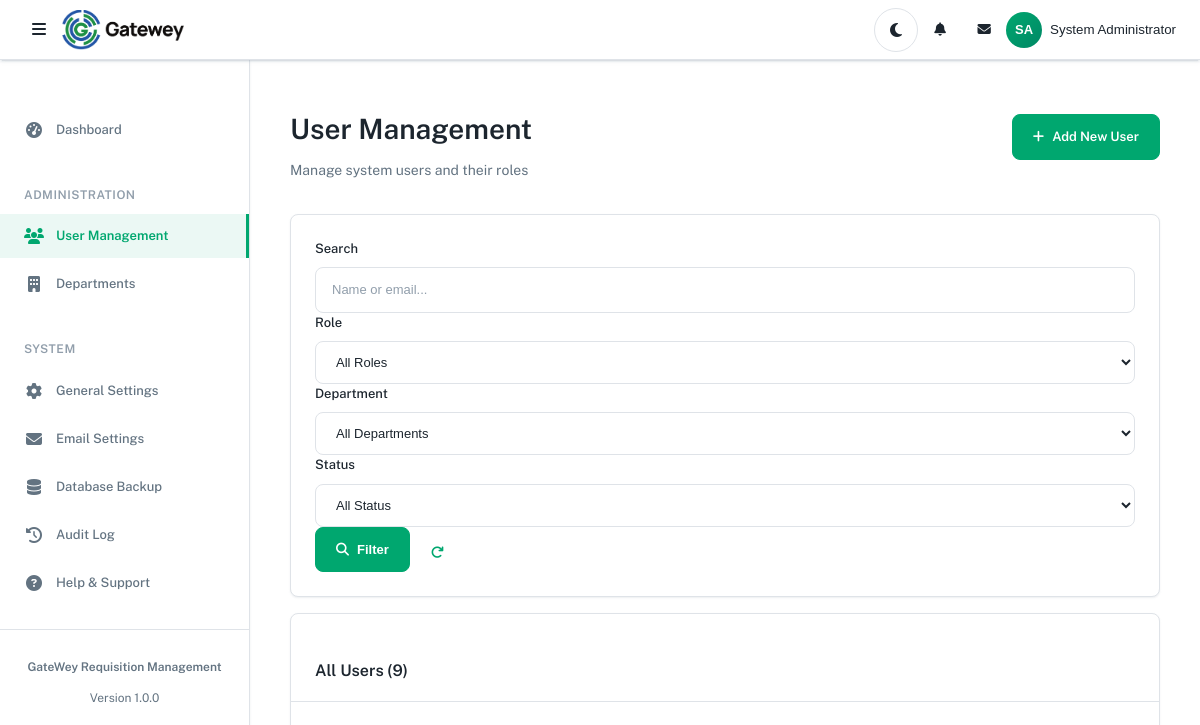
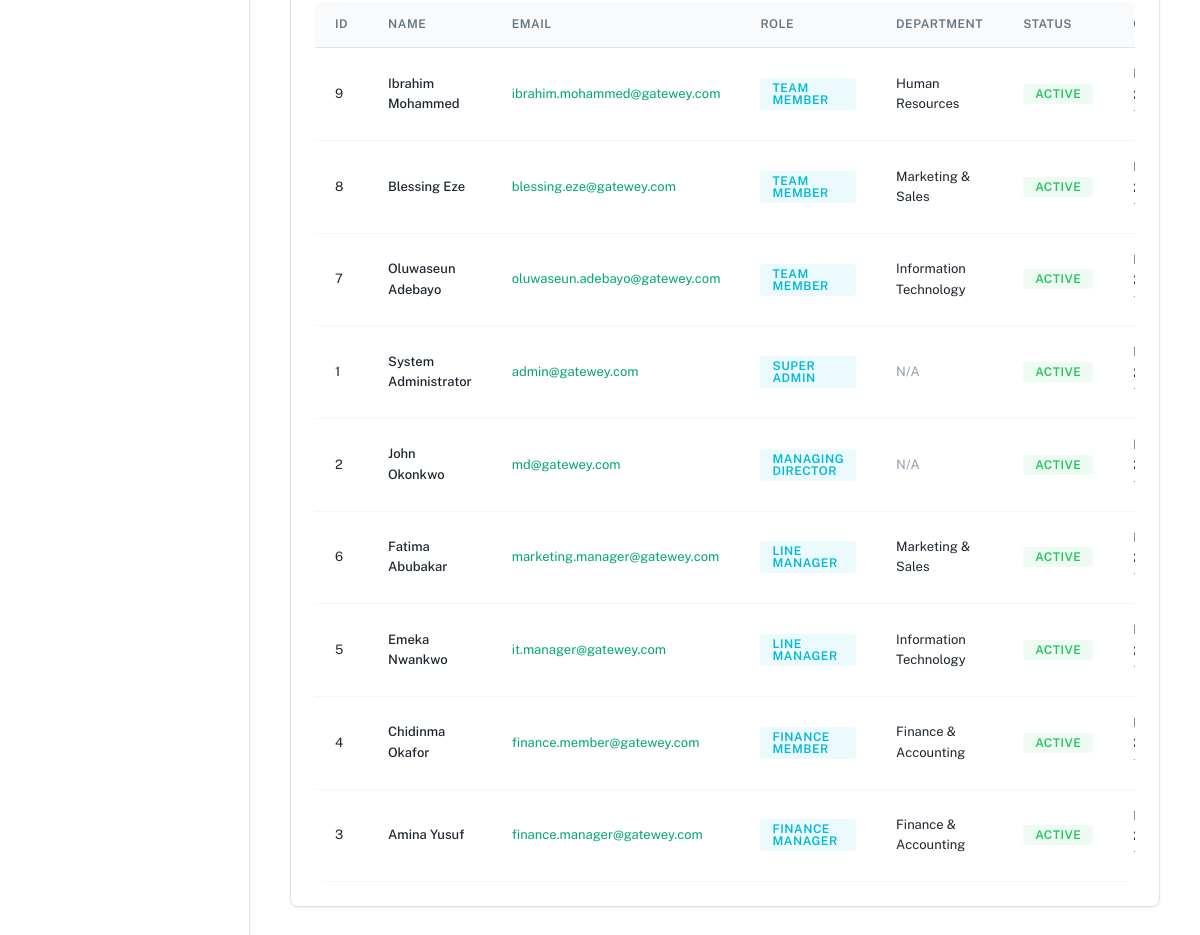
Before: /admin/users/list.php (signed in) with the older database file (2 pictures, top to bottom).
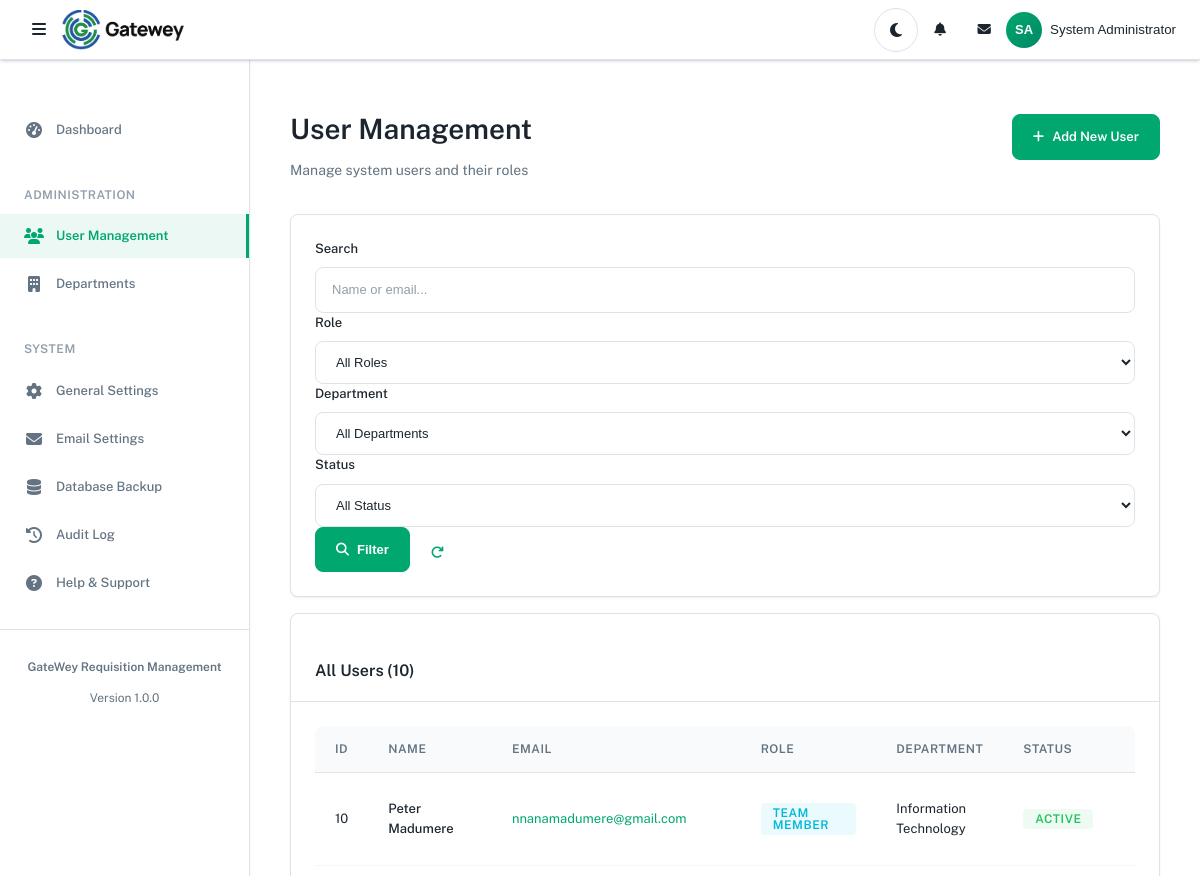
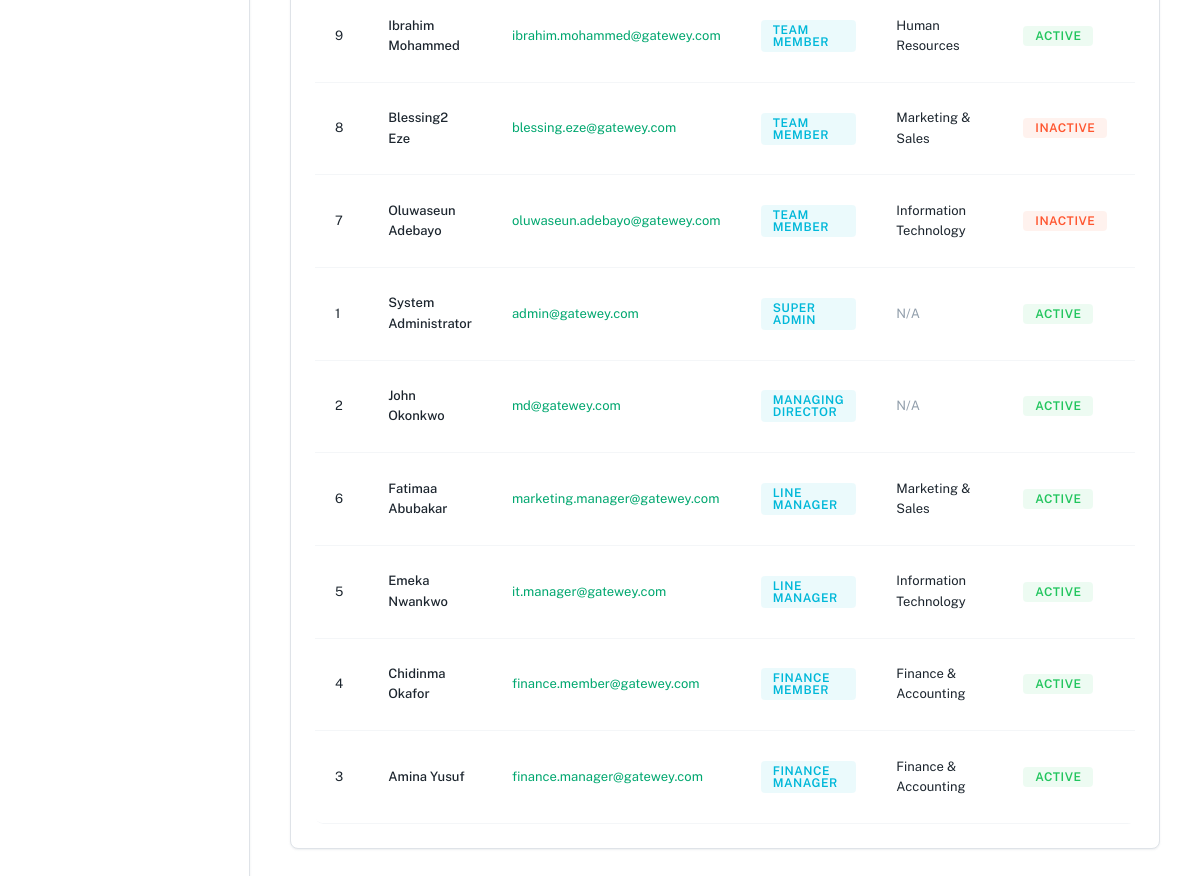
After: the same page with the newer database file (2 pictures, top to bottom).
### tables this page shows
CREATE TABLE `users` (
  `id` int(11) NOT NULL,
  `role_id` int(11) NOT NULL,
  `department_id` int(11) DEFAULT NULL,
  `first_name` varchar(50) NOT NULL,
  `last_name` varchar(50) NOT NULL,
  `email` varchar(100) NOT NULL,
  `password_hash` varchar(255) NOT NULL,
  `phone` varchar(20) DEFAULT NULL,
  `is_active` tinyint(1) DEFAULT 1,
  `last_login` timestamp NULL DEFAULT NULL,
  `created_at` timestamp NOT NULL DEFAULT current_timestamp(),
  `updated_at` timestamp NOT NULL DEFAULT current_timestamp() ON UPDATE current_timestamp()
);

CREATE TABLE `roles` (
  `id` int(11) NOT NULL,
  `role_name` varchar(50) NOT NULL,
  `role_code` varchar(20) NOT NULL,
  `description` text DEFAULT NULL,
  `can_raise_requisition` tinyint(1) DEFAULT 1,
  `can_approve` tinyint(1) DEFAULT 0,
  `can_view_all` tinyint(1) DEFAULT 0,
  `created_at` timestamp NOT NULL DEFAULT current_timestamp(),
  `updated_at` timestamp NOT NULL DEFAULT current_timestamp() ON UPDATE current_timestamp()
);

CREATE TABLE `departments` (
  `id` int(11) NOT NULL,
  `department_name` varchar(100) NOT NULL,
  `department_code` varchar(20) NOT NULL,
  `description` text DEFAULT NULL,
  `budget` decimal(15,2) DEFAULT 0.00,
  `is_active` tinyint(1) DEFAULT 1,
  `created_at` timestamp NOT NULL DEFAULT current_timestamp(),
  `updated_at` timestamp NOT NULL DEFAULT current_timestamp() ON UPDATE current_timestamp()
);

### classes/Session.php (called while the page is built, shortened)
<?php
class Session {
    public static function get($key, $default = null) {
        return $_SESSION[$key] ?? $default;
    }
    public static function isLoggedIn() {
        $isLoggedInOld = isset($_SESSION['logged_in']) && $_SESSION['logged_in'] === true;
        if (isset($_SESSION[self::SESSION_LAST_ACTIVITY])) {
            $inactive = time() - $_SESSION[self::SESSION_LAST_ACTIVITY];
        }
        return true;
    }
    public static function getUserFullName() {
        if (isset($_SESSION[self::SESSION_USER_KEY]['first_name'])) {
            $firstName = $_SESSION[self::SESSION_USER_KEY]['first_name'];
            $lastName = $_SESSION[self::SESSION_USER_KEY]['last_name'] ?? '';
            return trim($firstName . ' ' . $lastName);
        }
        $firstName = self::get('user_first_name', '');
        $lastName = self::get('user_last_name', '');
        return trim($firstName . ' ' . $lastName);
    }
}

### config/database.php (called while the page is built, shortened)
<?php
class Database {
    private static $instance = null;
    private $connection = null;
    private function __construct() {
        try {
            $dsn = DB_DSN;
            $options = [
                PDO::ATTR_ERRMODE            => PDO::ERRMODE_EXCEPTION,
                PDO::ATTR_DEFAULT_FETCH_MODE => PDO::FETCH_ASSOC,
                PDO::ATTR_EMULATE_PREPARES   => false,
                PDO::ATTR_PERSISTENT         => DB_PERSISTENT,
                PDO::MYSQL_ATTR_INIT_COMMAND => "SET NAMES " . DB_CHARSET
            ];
            $this->connection = new PDO($dsn, DB_USER, DB_PASS, $options);
        } catch (PDOException $e) {
            error_log("Database Connection Error: " . $e->getMessage());
            if (defined('APP_ENV') && APP_ENV === 'development' && APP_DEBUG) {
                die("Database Connection Failed: " . $e->getMessage());
            } else {
                die("A database error occurred. Please contact the administrator.");
            }
        }
    }
    public static function getInstance() {
        if (self::$instance === null) {
            self::$instance = new self();
        }
        return self::$instance;
    }
    public function execute($sql, $params = []) {
        try {
            $stmt = $this->connection->prepare($sql);
            $stmt->execute($params);
            return $stmt;
        } catch (PDOException $e) {
            error_log("Query Execution Error: " . $e->getMessage() . " | SQL: " . $sql);
            throw $e;
        }
    }
    public function fetchOne($sql, $params = []) {
        $stmt = $this->execute($sql, $params);
        return $stmt->fetch();
    }
    public function fetchAll($sql, $params = []) {
        $stmt = $this->execute($sql, $params);
        return $stmt->fetchAll();
    }
}

### admin/users/list.php (the view, shortened to what the changed rows need)
<?php
require_once __DIR__ . '/../../config/database.php';
$page = isset($_GET['page']) && is_numeric($_GET['page']) ? (int)$_GET['page'] : 1;
$perPage = 15;
$offset = ($page - 1) * $perPage;
$sql = "SELECT u.*, r.role_name, d.department_name
        FROM users u
        JOIN roles r ON u.role_id = r.id
        LEFT JOIN departments d ON u.department_id = d.id
        WHERE 1=1";
$params = [];
$countSql = "SELECT COUNT(*) as total FROM (" . $sql . ") as count_table";
$db = Database::getInstance();
$totalResult = $db->fetchOne($countSql, $params);
$totalUsers = $totalResult['total'];
$sql .= " ORDER BY u.created_at DESC LIMIT ? OFFSET ?";
$params[] = $perPage;
$params[] = $offset;
$users = $db->fetchAll($sql, $params);
?>
<?php include __DIR__ . '/../../includes/header.php'; ?>
<div class="content-header">
    <div class="d-flex justify-content-between align-items-center mb-4">
        <div>
            <h1 class="content-title">User Management</h1>
        </div>
    </div>
</div>
<div class="card">
    <div class="card-header">
        <h5 class="card-title mb-0">
            All Users (<?php echo number_format($totalUsers); ?>)
        </h5>
    </div>
    <div class="card-body">
        <div class="table-responsive">
            <table class="table">
                <thead>
                    <tr>
                        <th>ID</th>
                        <th>Name</th>
                        <th>Email</th>
                        <th>Role</th>
                        <th>Department</th>
                        <th>Status</th>
                        <th>Created</th>
                    </tr>
                </thead>
                <tbody>
                    <?php if (empty($users)): ?>
                        <tr>
                            <td colspan="8" class="text-center text-muted py-5">
                                <i class="fas fa-users fa-3x mb-3" style="opacity: 0.3;"></i>
                                <p>No users found</p>
                            </td>
                        </tr>
                    <?php else: ?>
                        <?php foreach ($users as $userData): ?>
                            <tr>
                                <td><?php echo $userData['id']; ?></td>
                                <td>
                                    <div style="font-weight: var(--font-weight-medium);">
                                        <?php echo htmlspecialchars($userData['first_name'] . ' ' . $userData['last_name']); ?>
                                    </div>
                                </td>
                                <td>
                                    <a href="mailto:<?php echo htmlspecialchars($userData['email']); ?>">
                                        <?php echo htmlspecialchars($userData['email']); ?>
                                    </a>
                                </td>
                                <td>
                                    <span class="badge badge-info">
                                        <?php echo htmlspecialchars($userData['role_name']); ?>
                                    </span>
                                </td>
                                <td>
                                    <?php echo $userData['department_name'] ? htmlspecialchars($userData['department_name']) : '<span class="text-muted">N/A</span>'; ?>
                                </td>
                                <td>
                                    <?php if ($userData['is_active']): ?>
                                        <span class="badge badge-success">Active</span>
                                    <?php else: ?>
                                        <span class="badge badge-danger">Inactive</span>
                                    <?php endif; ?>
                                </td>
                                <td>
                                </td>
                            </tr>
                        <?php endforeach; ?>
                    <?php endif; ?>
                </tbody>
            </table>
        </div>
    </div>
</div>
<?php include __DIR__ . '/../../includes/footer.php'; ?>

### includes/header.php (shortened to what the changed rows need)
<?php
$userName = Session::getUserFullName() ?? 'User';
$nameParts = explode(' ', $userName);
$userInitials = '';
if (count($nameParts) >= 2) {
    $userInitials = strtoupper(substr($nameParts[0], 0, 1) . substr($nameParts[1], 0, 1));
} else if (count($nameParts) == 1) {
    $userInitials = strtoupper(substr($nameParts[0], 0, 2));
}
?>
<!DOCTYPE html>
<html lang="en" data-theme="light" data-bs-theme="light">
<head>
    <link rel="stylesheet" href="https://cdnjs.cloudflare.com/ajax/libs/font-awesome/6.4.0/css/all.min.css">
    <link rel="stylesheet" href="<?php echo CSS_URL; ?>/dasher-variables.css">
    <link rel="stylesheet" href="<?php echo CSS_URL; ?>/dasher-core-styles.css">
    <link rel="stylesheet" href="<?php echo CSS_URL; ?>/dasher-table-chart-styles.css">
    <link rel="stylesheet" href="<?php echo CSS_URL; ?>/status-indicators.css">
    <link rel="stylesheet" href="<?php echo CSS_URL; ?>/requisitions.css">
</head>
<body>
    <nav class="navbar">
        <div style="display: flex; align-items: center;">
            <div class="dropdown">
                <button class="dropdown-toggle" type="button" id="userDropdown" aria-expanded="false">
                    <div class="user-avatar">
                        <?php echo $userInitials; ?>
                    </div>
                    <span class="d-none d-md-inline-block ms-2 username-text"><?php echo htmlspecialchars($userName); ?></span>
                </button>
            </div>
        </div>
    </nav>
    <div class="">
        <main class="content">

Changed rows visible on the page:
added users: id "10", first_name+last_name "Peter Madumere", email "nnanamadumere@gmail.com", role.role_name "TEAM MEMBER", department.department_name "Information Technology", is_active "ACTIVE"
changed users "blessing.eze@gatewey.com": first_name+last_name "Blessing Eze" → "Blessing2 Eze"; is_active "ACTIVE" → "INACTIVE"
changed users "Oluwaseun Adebayo": is_active "ACTIVE" → "INACTIVE"
changed users "marketing.manager@gatewey.com": first_name+last_name "Fatima Abubakar" → "Fatimaa Abubakar"
Other visible differences:
$totalUsers: "9" → "10"
